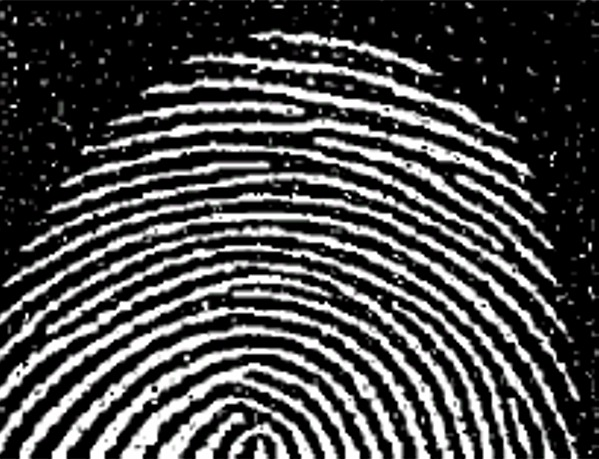
#> input picture tratamiento de imagenes/huella.jpeg, 599 x 459 px, found by its file name
$ python dilatacion.py
#> lines starting #> are read from the running program, lines starting #| are printed output that depends on the picture

import cv2
import numpy as np

imagen = cv2.imread(r'C:\Users\DELL\Pictures\cuevas\huella.jpeg',0)
#> imagen: shape (459, 599); min 0, max 255, mean 73.3

cv2.imshow('Original', imagen)
kernel = np.ones((5,5),np.uint8)

imagen_dilatada = cv2.erode(imagen, kernel, iterations = 2 )
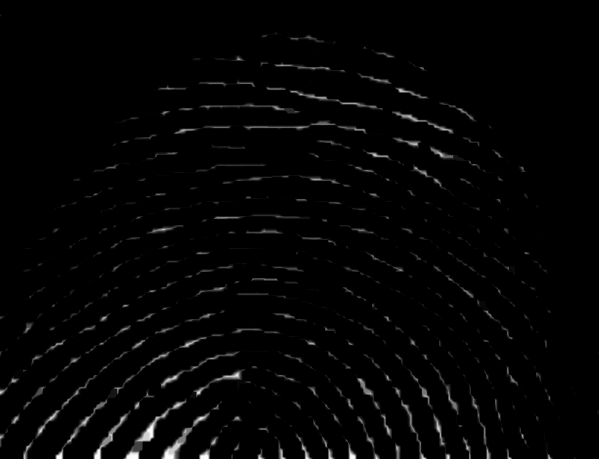
#> imagen_dilatada: shape (459, 599); min 0, max 253, mean 4.2
imagen_dila = cv2.dilate (imagen_dilatada , kernel, iterations = 1)
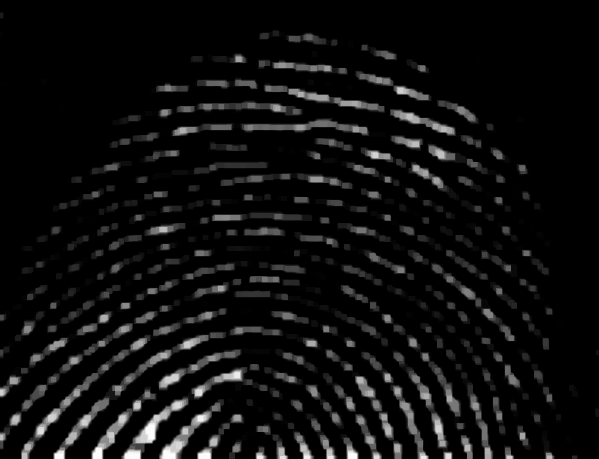
#> imagen_dila: shape (459, 599); min 0, max 253, mean 14.9
cv2.imshow('Dilatada', imagen_dila)


cv2.waitKey(0)
cv2.destroyAllWindows()

$ run again, with tratamiento de imagenes/circulos.jpeg copied over tratamiento de imagenes/huella.jpeg
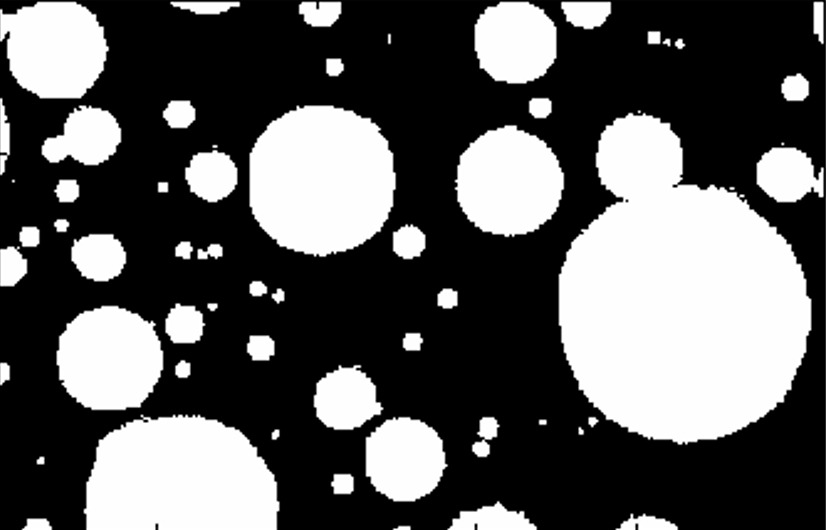
#> input picture tratamiento de imagenes/circulos.jpeg, 826 x 530 px, found by its file name
#> imagen is the input picture: shape (530, 826); min 0, max 255, mean 92.7
#> `imagen_dilatada = cv2.erode(imagen, kernel, iterations = 2 )`:
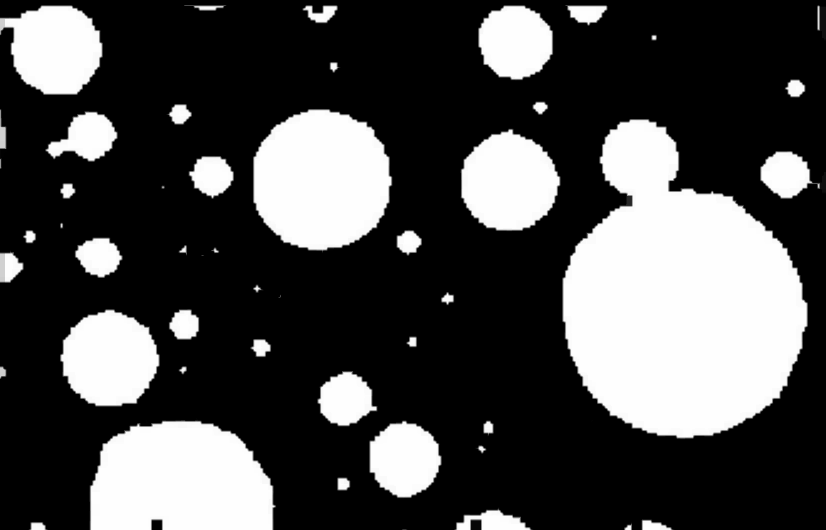
#> imagen_dilatada: shape (530, 826); min 0, max 254, mean 74.1
#> `imagen_dila = cv2.dilate (imagen_dilatada , kernel, iterations = 1)`:
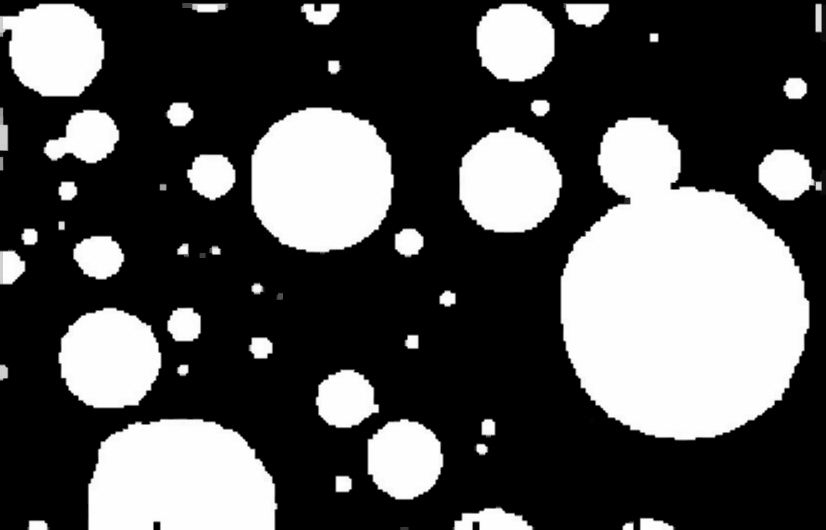
#> imagen_dila: shape (530, 826); min 0, max 254, mean 82.3

$ run again, with tratamiento de imagenes/cuadrados.jpeg copied over tratamiento de imagenes/huella.jpeg
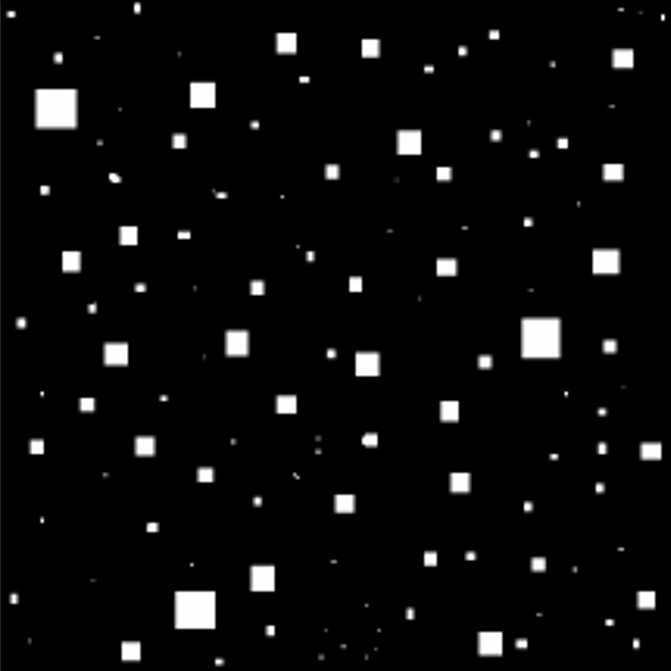
#> input picture tratamiento de imagenes/cuadrados.jpeg, 671 x 671 px, found by its file name
#> `imagen_dilatada = cv2.erode(imagen, kernel, iterations = 2 )`:
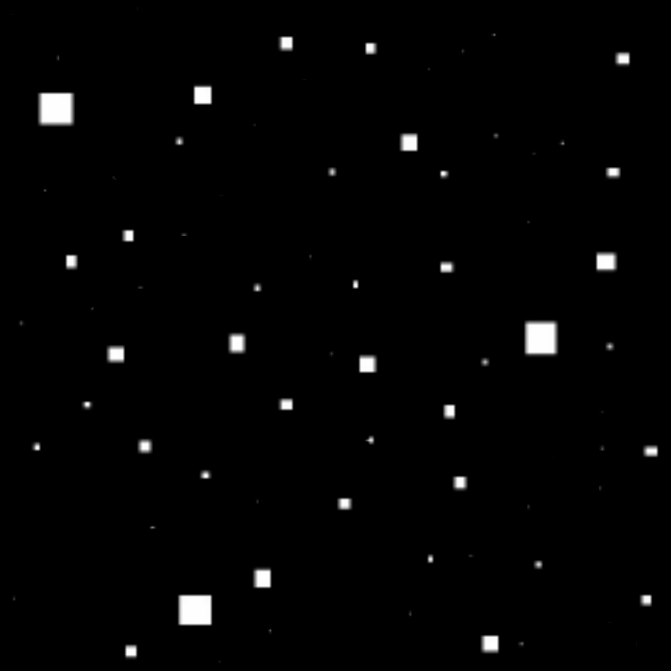
#> imagen_dilatada: shape (671, 671); min 0, max 254, mean 3.9
#> `imagen_dila = cv2.dilate (imagen_dilatada , kernel, iterations = 1)`:
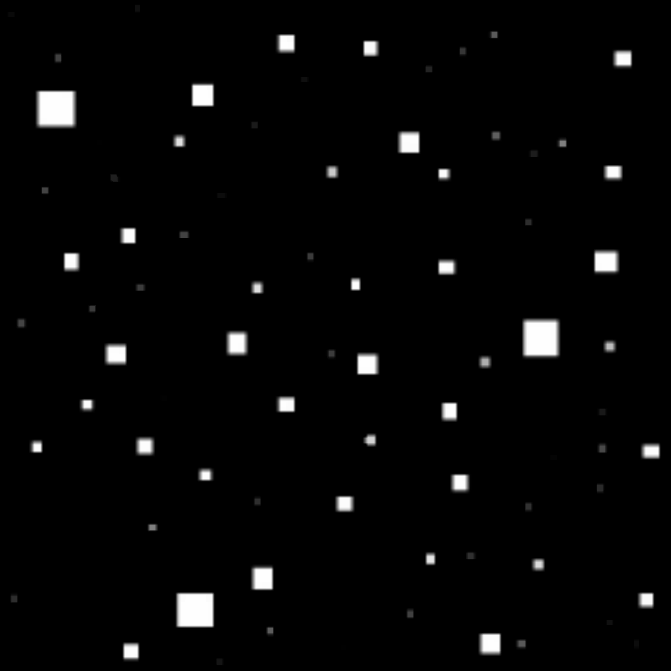
#> imagen_dila: shape (671, 671); min 0, max 254, mean 6.4

$ run again, with tratamiento de imagenes/hombre.jpeg copied over tratamiento de imagenes/huella.jpeg
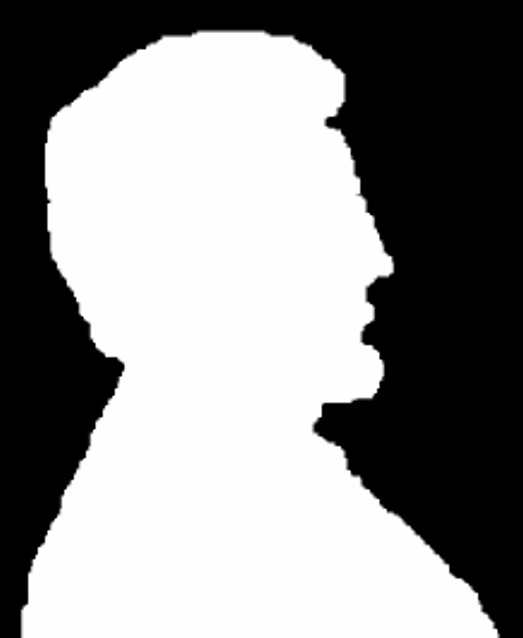
#> input picture tratamiento de imagenes/hombre.jpeg, 523 x 638 px, found by its file name
#> imagen is the input picture: shape (638, 523); min 0, max 255, mean 141.2
#> `imagen_dilatada = cv2.erode(imagen, kernel, iterations = 2 )`:
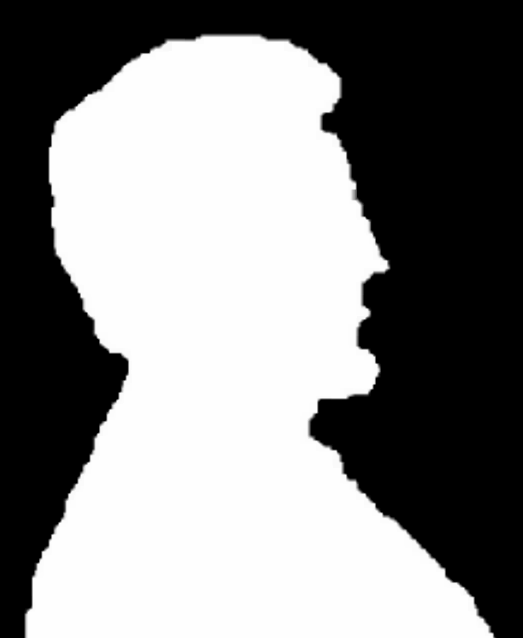
#> imagen_dilatada: shape (638, 523); min 0, max 254, mean 134.7
#> `imagen_dila = cv2.dilate (imagen_dilatada , kernel, iterations = 1)`:
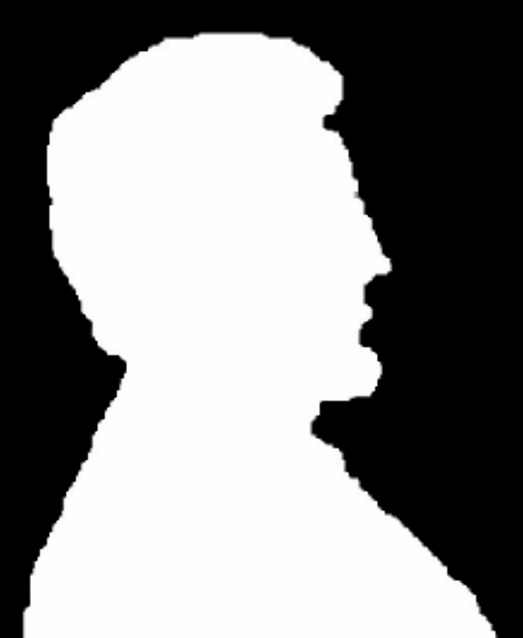
#> imagen_dila: shape (638, 523); min 0, max 254, mean 137.9
